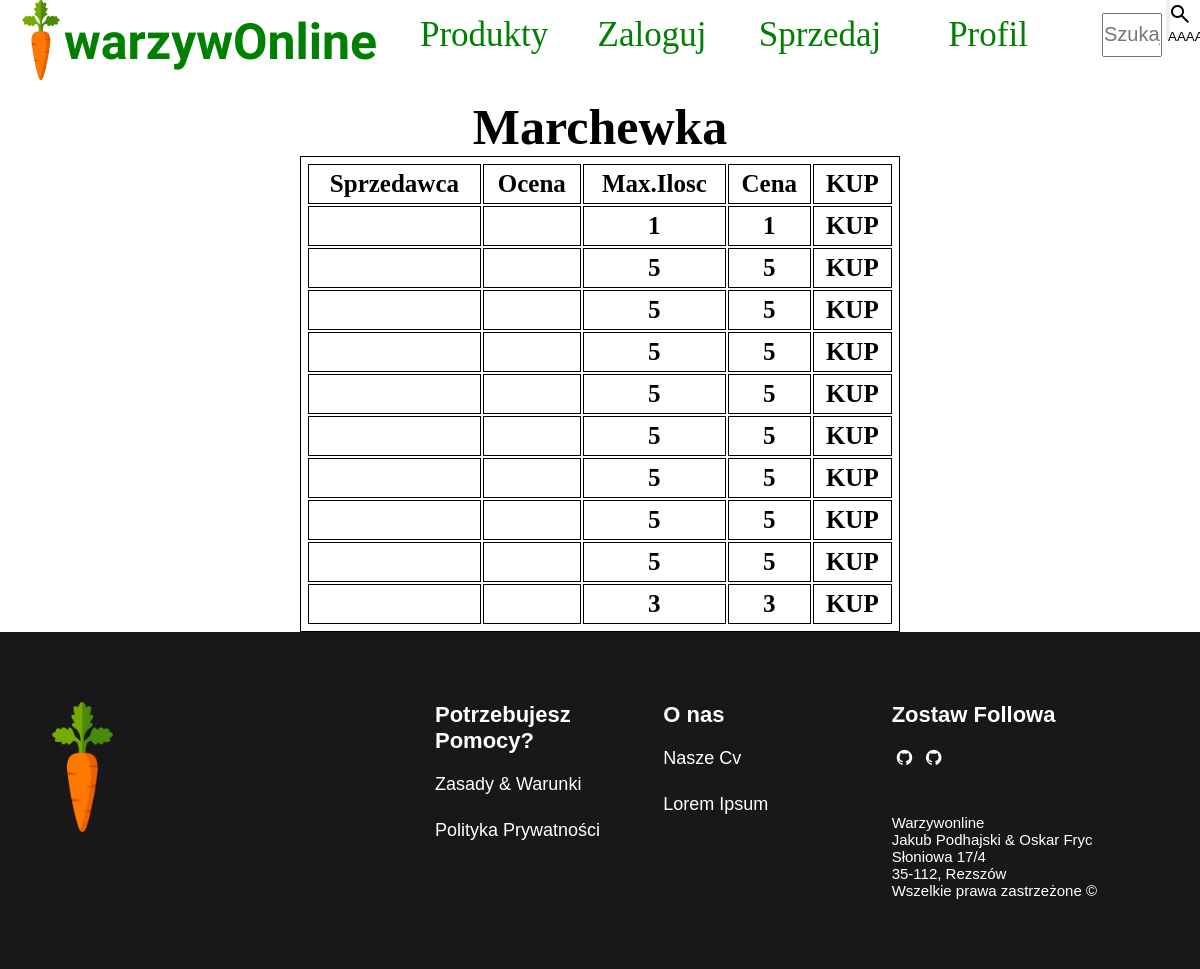
Before: /products/Marchewka/ with the older database file.
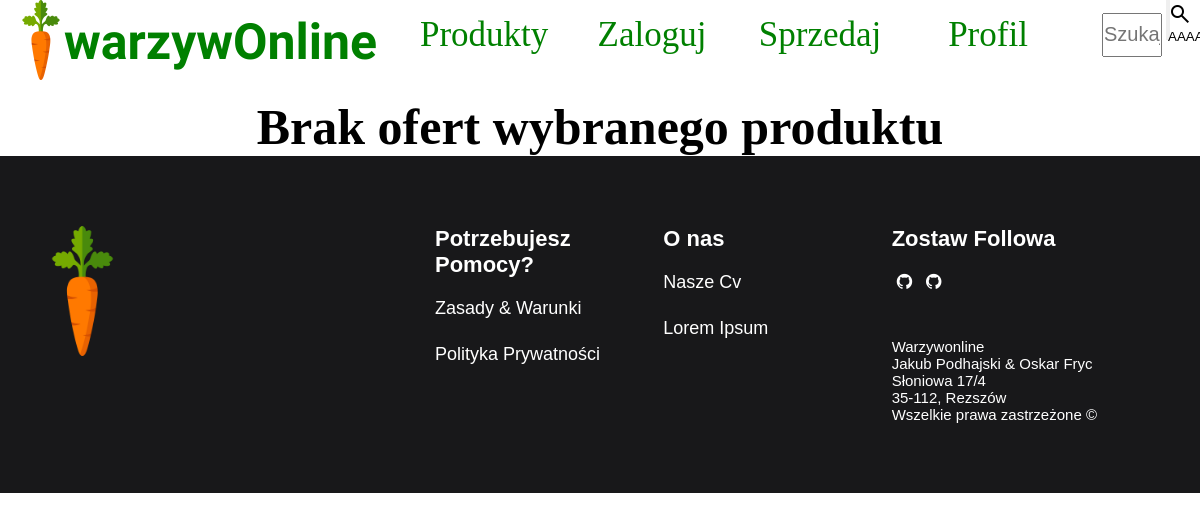
After: the same page with the newer database file.
### main/models.py (models this page shows, shortened)
class Product(models.Model):
    name = models.CharField(max_length=20)
    category = models.ManyToManyField(Category)

class ProductToSell(models.Model):
    product = models.ForeignKey(Product, on_delete=models.CASCADE)
    price = models.IntegerField(
        validators=[MaxValueValidator(99999), MinValueValidator(1)]
    )
    quantity = models.IntegerField(
        validators=[MaxValueValidator(999), MinValueValidator(1)]
    )
    seller = models.ForeignKey(settings.AUTH_USER_MODEL, on_delete=models.CASCADE)

### main/views.py (the view)
# urls.py: path("products/<str:name>/", views.product_page, name="product_page"),
def product_page(request, name):
    product_id = Product.objects.get(name=name).id
    products_to_sell = ProductToSell.objects.filter(product=product_id)
    try:
        name = products_to_sell[0].product.name
    except:
        name = "Brak ofert wybranego produktu"
    return render(
        request,
        "main/product_page.html",
        {
            "products_to_sell": products_to_sell,
            "name": name,
        },
    )

### main/templates/main/product_page.html (shortened to what this page needs)
{% extends "main/base.html" %}
{% block content %}
<br>
<center>
    <h1 style="font-size: 50px;">{{name}}</h1>
    {% if products_to_sell %}
    <table style="font-size: 25px;" width="50%">
        <tr>
            <th>Sprzedawca</th>
            <th>Ocena</th>
            <th>Max.Ilosc</th>
            <th>Cena</th>
            <th>KUP</th>
        </tr>
        {% endif %}
        {% for product in products_to_sell %}
        <tr>
            <th>{{ product.seller}}</th>
            <th></th>
            <th>{{ product.quantity}}</th>
            <th>{{ product.price}}</th>
            <th>KUP</th>
        </tr>
        {% endfor %}
    </table>
</center>
{% endblock %}

### main/templates/main/base.html (shortened to what this page needs)
{% load static %}
<!DOCTYPE HTML>
<html lang="pl">
<head>
    <link rel="stylesheet" href="{%static 'main\style.css'%}?{% now 'U' %}">
    <link rel="stylesheet" href="https://cdnjs.cloudflare.com/ajax/libs/font-awesome/4.7.0/css/font-awesome.min.css">
</head>
<body>
    <header class="main_header">
        <a class="header_logo" href="{% url 'main:main' %}">
            <img class="header_logo_img" src="{% static 'main/img/carrot.png' %}">
            <h1>warzywOnline</h1>
        </a>
        <nav class="header_nav">
            <ol class="main_list">
                <li><a href="{% url 'main:all_products' %}">Produkty</a>
                </li>
                {% if user.is_authenticated %}
                <li><a href="{% url 'users:logout' %}">Wyloguj</a></li>
                {% else %}
                <li><a href="{% url 'users:login' %}">Zaloguj
                    </a></li>
                {% endif %}
                <li><a href="{% url 'main:sell' %}">Sprzedaj</a>
                </li>
                <li><a href="{% url 'main:account' %}"> Profil</a></li>
                <form method="POST" action="{% url 'main:search_product' %}">
                    <input placeholder="Szukaj" name="searched">
                    <button class="submit"><span class="material-symbols-outlined">
                        </span> AAAA</button>
                </form>
            </ol>
        </nav>
    </header>
    <main class="main_content">
        {% block content %}
        {% endblock %}
        <footer>
            <div class="footer">
                <div class="inner_footer">
                    <div class="logo_container">
                        <img src="{% static 'main/img/carrot.png' %}">
                    </div>
                    <div class="footer_third">
                        <h1>Potrzebujesz Pomocy?</h1>
                        <a href="#">Zasady &amp Warunki</a>
                        <a href="#">Polityka Prywatności</a>
                    </div>
                    <div class="footer_third">
                        <h1>O nas</h1>
                        <a href="#">Nasze Cv</a>
                        <a href="#">Lorem Ipsum</a>
                    </div>
                    <div class="footer_third">
                        <h1>Zostaw Followa</h1>
                        <li><a href="https://github.com/podhay123"><i class="fa fa-github"></i></a></li>
                        <li><a href="https://github.com/raksOtoOskar"><i class="fa fa-github"></i></a></li>
                        <span>
                            Warzywonline<br>
                            Jakub Podhajski & Oskar Fryc<br>
                            Słoniowa 17/4<br>
                            35-112, Rezszów<br>
                            Wszelkie prawa zastrzeżone ©<br>
                        </span>
                    </div>
                </div>
            </div>
        </footer>
</body>
</html>

### main/static/main/style.css (style rules this page uses)
* { margin: 0; padding: 0; list-style: none; text-decoration: none; }
.main_header { width: 100%; height: 80px; display: block; background-color: white; text-align: center; }
.header_logo { height: 100%; display: table; float: left; width: 400px; }
.header_logo_img { height: 80px; padding-left: 20px; }
.header_logo h1 { font-family: 'Cabin Sketch', cursive; color: green; height: 100%; font-size: 50px; display: table-cell; vertical-align: middle; padding-right: 20px; }
.header_nav { text-align: center; height: 100%; display: block; }
.main_list>li { float: left; background-color: white; width: calc((19% - 100px)); height: 100%; font-size: 35px; text-align: center; padding: 0 20px; padding-top: 10px; vertical-align: middle; margin-top: 2px; position: relative; }
.main_list a { vertical-align: middle; color: green; }
.main_list>form>input { margin-top: 2px; width: calc((13% - 100px)); height: 40px; transition: width 0.4s ease-in-out; font-size: 20px; }
.main_list>form>button { width: calc((8% - 100px)); height: 40px; }
.footer { width: 100vw; display: block; overflow: hidden; padding: 70px 0; box-sizing: border-box; background-color: #18181a; }
.inner_footer { display: block; margin: 0 auto; width: 1100px; height: 100%; }
.inner_footer .logo_container { width: 35%; float: left; display: block; }
.inner_footer .logo_container img { width: 65px; height: auto; }
.inner_footer .footer_third { width: calc(21.66666666666667% - 20px); margin-right: 10px; float: left; height: 100%; }
.inner_footer .footer_third:last-child { margin-right: 0; }
.inner_footer .footer_third h1 { font-family: 'arial'; font-size: 22px; color: white; display: block; width: 100%; margin-bottom: 20px; }
.inner_footer .footer_third a { font-family: 'arial'; font-size: 18px; color: white; display: block; font-weight: 200; width: 100%; margin-bottom: 20px; padding-bottom: 5px; }
.inner_footer .footer_third li { display: inline-block; padding: 0 5px; font-size: 20px; }
.inner_footer .footer_third span { color: white; font-family: 'arial'; font-size: 15px; font-weight: 200; display: block; width: 100%; padding-top: 20px; }

Changed rows visible on the page:
removed Product: name "Marchewka"
removed ProductToSell: quantity "1", price "1"
removed ProductToSell: quantity "5", price "5"
removed ProductToSell: quantity "5", price "5"
removed ProductToSell: quantity "5", price "5"
removed ProductToSell: quantity "5", price "5"
removed ProductToSell: quantity "5", price "5"
removed ProductToSell: quantity "5", price "5"
removed ProductToSell: quantity "5", price "5"
removed ProductToSell: quantity "5", price "5"
removed ProductToSell: quantity "3", price "3"
Other visible differences:
{{ name }}: (not shown) → "Brak ofert wybranego produktu"
text no longer shown: "Sprzedawca Ocena Max.Ilosc Cena KUP"
